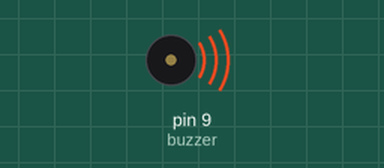
The sketch below on a simulated Arduino Uno, built with avr-gcc and run on an emulated ATmega328P. Parts: buzzer (waves = sounding).

Above: at 0.1 s.
At 7.1 s:
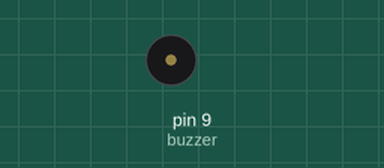
Timing chart, 0 to 8.6 s (numbered marks = the images above):
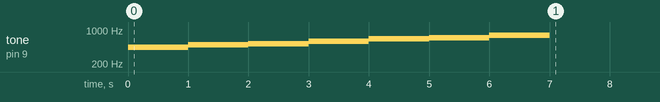

The sketch:

buzzer_abcdefg.ino.ino
```cpp
const int buzzer = 9; //buzzer to arduino pin 9


void setup(){

  pinMode(buzzer, OUTPUT); // Set buzzer - pin 9 as an output

}

void loop(){

  tone(buzzer, 440, 1000); // A_5
  delay(1000);
  tone(buzzer, 494, 1000); // B_5
  delay(1000);
  tone(buzzer, 523, 1000); // C_5
  delay(1000);
  tone(buzzer, 587, 1000); // D_5
  delay(1000);
  tone(buzzer, 659, 1000); // E_5
  delay(1000);
  tone(buzzer, 698, 1000); // F_5
  delay(1000);
  tone(buzzer, 784, 1000); // G_5
  delay(1000);

  delay(1 * 60 * 60 * 1000);
}
```

Measured:
- by itself, tone on pin 9 (buzzer): plays 440 Hz for 1.0 s, 494 Hz for 1.0 s, 523 Hz for 1.0 s, 587 Hz for 1.0 s, 659 Hz for 1.0 s, 698 Hz for 1.0 s … (7 notes in this stretch)
